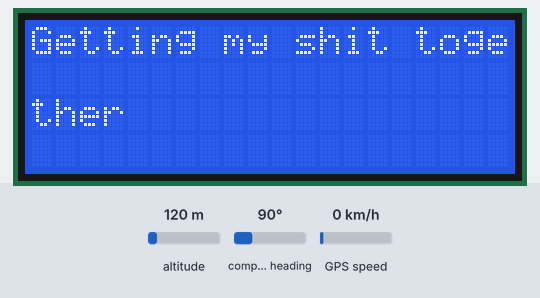
A sketch run on a simulated Arduino Mega 2560, built with avr-gcc and run on an emulated ATmega2560. Parts: 20×4 character LCD. The test bench sets the inputs (shaded band); at power-on: altitude 120 m, compass heading 90°, GPS speed 0 km/h. The GPS gets a fix after 3 s at 37.7749, -122.4194 with 8 satellites; what the sketch prints to the serial monitor is not drawn.

Above: at 0.1 s.
At 3.3 s:
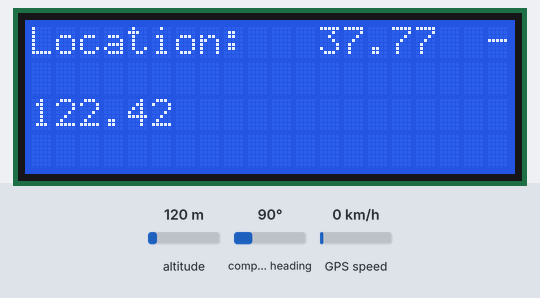

The sketch:

gps2.ino
```cpp
#include <TinyGPSPlus.h>
#include <LCD_I2C.h>

/*
   This sample sketch should be the first you try out when you are testing a TinyGPSPlus
   (TinyGPSPlus) installation.  In normal use, you feed TinyGPSPlus objects characters from
   a serial NMEA GPS device, but this example uses static strings for simplicity.
*/

// A sample NMEA stream.
const char *gpsStream =
  "$GPRMC,045103.000,A,3014.1984,N,09749.2872,W,0.67,161.46,030913,,,A*7C\r\n"
  "$GPGGA,045104.000,3014.1985,N,09749.2873,W,1,09,1.2,211.6,M,-22.5,M,,0000*62\r\n"
  "$GPRMC,045200.000,A,3014.3820,N,09748.9514,W,36.88,65.02,030913,,,A*77\r\n"
  "$GPGGA,045201.000,3014.3864,N,09748.9411,W,1,10,1.2,200.8,M,-22.5,M,,0000*6C\r\n"
  "$GPRMC,045251.000,A,3014.4275,N,09749.0626,W,0.51,217.94,030913,,,A*7D\r\n"
  "$GPGGA,045252.000,3014.4273,N,09749.0628,W,1,09,1.3,206.9,M,-22.5,M,,0000*6F\r\n";

// The TinyGPSPlus object
TinyGPSPlus gps;
LCD_I2C lcd(0x27, 20, 4);

void setup()
{
  Serial.begin(9600);

  lcd.begin();
  lcd.backlight();

lcd.setCursor(0,0);
  lcd.println("Getting my shit together");
  delay(1000);

  Serial.println(F("BasicExample.ino"));
  Serial.println(F("Basic demonstration of TinyGPSPlus (no device needed)"));
  Serial.print(F("Testing TinyGPSPlus library v. ")); Serial.println(TinyGPSPlus::libraryVersion());
  Serial.println(F("by Mikal Hart"));
  Serial.println();

  while (Serial1.available() > 0)
    if (gps.encode(Serial1.read()))
      displayInfo();

  Serial.println();
  Serial.println(F("Done."));
}

void loop()
{while (*gpsStream)
    if (gps.encode(Serial1.read()))
      displayInfo();
    delay(500);
}

void displayInfo()
{
  Serial.print(F("Location: "));
  if (gps.location.isValid())
  {
    lcd.clear();
    lcd.setCursor(0, 0);
    lcd.println("Location: ");
    lcd.println(gps.location.lat());
    lcd.println(gps.location.lng());
    Serial.print(gps.location.lat(), 6);
    Serial.print(F(","));
    Serial.print(gps.location.lng(), 6);
  }
  else
  {
    Serial.print(F("INVALID"));
  }

  Serial.print(F("  Date/Time: "));
  if (gps.date.isValid())
  {
    Serial.print(gps.date.month());
    Serial.print(F("/"));
    Serial.print(gps.date.day());
    Serial.print(F("/"));
    Serial.print(gps.date.year());
  }
  else
  {
    Serial.print(F("INVALID"));
  }

  Serial.print(F(" "));
  if (gps.time.isValid())
  {
    if (gps.time.hour() < 10) Serial.print(F("0"));
    Serial.print(gps.time.hour());
    Serial.print(F(":"));
    if (gps.time.minute() < 10) Serial.print(F("0"));
    Serial.print(gps.time.minute());
    Serial.print(F(":"));
    if (gps.time.second() < 10) Serial.print(F("0"));
    Serial.print(gps.time.second());
    Serial.print(F("."));
    if (gps.time.centisecond() < 10) Serial.print(F("0"));
    Serial.print(gps.time.centisecond());
  }
  else
  {
    Serial.print(F("INVALID"));
  }

  Serial.println();
}
```
